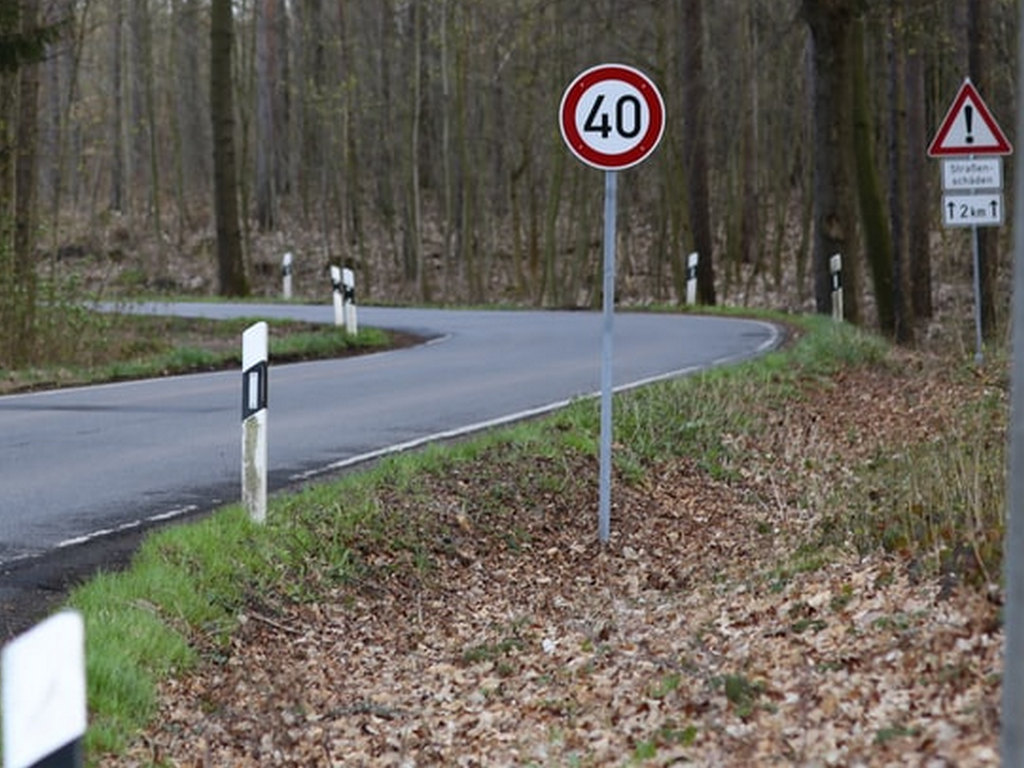
#> input picture YOLOv4_traffic_signs_detection/examples/test_image_4.jpg, 1024 x 768 px
$ jupyter execute --allow-errors YOLOV4_traffic_sign_detection.ipynb   (shell and % lines are left out)
#> lines starting #> are read from the running program, lines starting #| are printed output that depends on the picture
[cell 1]
import numpy as np
import time
import cv2
import os
import matplotlib.pyplot as plt
from bounding_box import bounding_box as bb

[cell 2]
#display function to show image on Jupyter
def display_img(img,cmap=None):
    fig = plt.figure(figsize = (12,12))
    plt.axis(False)
    ax = fig.add_subplot(111)
    ax.imshow(img,cmap)

[cell 3]
#Load the COCO class labels in which our YOLO model was trained on
yolov4_folder = "yolov4_config"
labelsPath = os.path.join(yolov4_folder, "classes.names")
LABELS = open(labelsPath).read().strip().split("\n")
#> (reads YOLOv4_traffic_signs_detection/yolov4_config/classes.names from the repository)
LABELS

[cell 4]
# derive the paths to the YOLO weights and model configuration
weightsPath = os.path.join(yolov4_folder,"yolov4_custom_train_2000.weights")
configPath = os.path.join(yolov4_folder,"yolov4_custom_test.cfg")

# Loading the neural network framework Darknet (YOLO was created based on this framework)
#> (the rest of this cell did not finish here and is left out)

[cell 5]
# Create the function which predict the frame input
def predict(image):

    # initialize a list of colors to represent each possible class label
    np.random.seed(15)
    COLORS = ["blue", "yellow", "red", "green"]
    (H, W) = image.shape[:2]

    # determine only the "ouput" layers name which we need from YOLO
    ln = net.getLayerNames()
    ln = [ln[i[0] - 1] for i in net.getUnconnectedOutLayers()]

    # construct a blob from the input image and then perform a forward pass of the YOLO object detector,
    # giving us our bounding boxes and associated probabilities
    blob = cv2.dnn.blobFromImage(image, 1 / 255.0, (416, 416), swapRB=False, crop=False)
    net.setInput(blob)
    layerOutputs = net.forward(ln)

    boxes = []
    confidences = []
    classIDs = []
    threshold = 0.3

    # loop over each of the layer outputs
    for output in layerOutputs:
        # loop over each of the detections
        for detection in output:
            # extract the class ID and confidence (i.e., probability) of
            # the current object detection
            scores = detection[5:]
            classID = np.argmax(scores)
            confidence = scores[classID]

            # filter out weak predictions by ensuring the detected
            # probability is greater than the minimum probability
            # confidence type=float, default=0.5
            if confidence > threshold:
                # scale the bounding box coordinates back relative to the
                # size of the image, keeping in mind that YOLO actually
                # returns the center (x, y)-coordinates of the bounding
                # box followed by the boxes' width and height
                box = detection[0:4] * np.array([W, H, W, H])
                (centerX, centerY, width, height) = box.astype("int")

                # use the center (x, y)-coordinates to derive the top and
                # and left corner of the bounding box
                x = int(centerX - (width / 2))
                y = int(centerY - (height / 2))

                # update our list of bounding box coordinates, confidences,
                # and class IDs
                boxes.append([x, y, int(width), int(height)])
                confidences.append(float(confidence))
                classIDs.append(classID)

    # apply non-maxima suppression to suppress weak, overlapping bounding boxes
    idxs = cv2.dnn.NMSBoxes(boxes, confidences, threshold, 0.3)

    # ensure at least one detection exists
    if len(idxs) > 0:
        # loop over the indexes we are keeping
        for i in idxs.flatten():
            # extract the bounding box coordinates
            (x, y) = (boxes[i][0], boxes[i][1])
            (w, h) = (boxes[i][2], boxes[i][3])

            # draw a bounding box rectangle and label on the image
            color = str(np.random.choice(COLORS, 1)[0])
            text = "{}".format(LABELS[classIDs[i]], confidences[i])
            bb.add(image,x,y,x+w,y+h,text,color)
            #cv2.rectangle(image, (x, y), (x + w, y + h), color, 2)
            #cv2.putText(image, text, (x +15, y - 10), cv2.FONT_HERSHEY_SIMPLEX,1, color, 2)
    return image

### Predicting single image

[cell 6]
img = cv2.imread("examples/test_image_4.jpg")
#> img is the input picture: shape (768, 1024, 3); mean B, G, R 91.1, 99.6, 103.5
img = cv2.cvtColor(img,cv2.COLOR_BGR2RGB)
#> (the rest of this cell did not finish here and is left out)

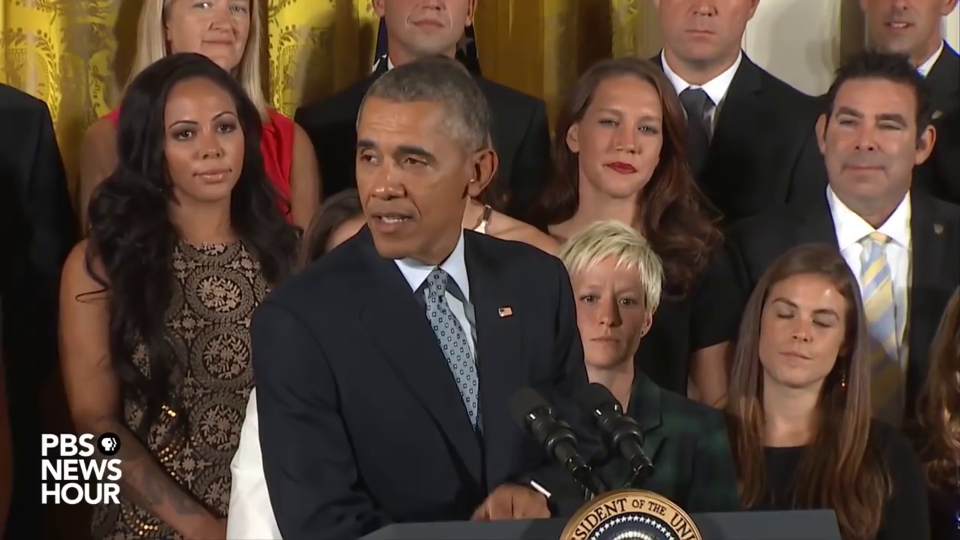
#> input picture frame 36 of Age_prediction/test_video.mp4, 1920 x 1080 px (shown at 1/2 size)
#> further down, frame is the input picture: shape (1080, 1920, 3); mean B, G, R 51.1, 62.2, 79.7
#> `frame = cv2.resize(frame, (1280,720))`:
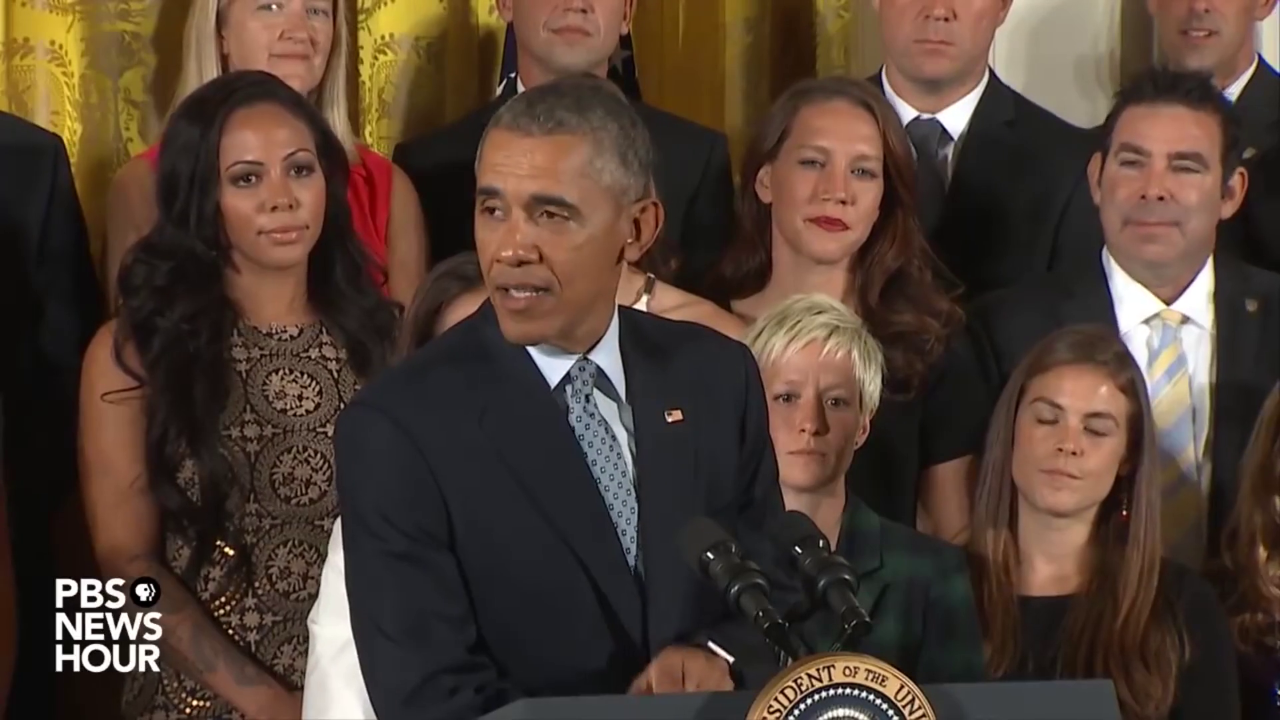
#> frame: shape (720, 1280, 3); mean B, G, R 51.1, 62.1, 79.7
#plt.savefig("./figures/yolov4_traffic_sign_detection.jpg", dpi=300)

### Predicting video

[cell 7]
cap =cv2.VideoCapture('examples/test_video.mp4')

number_frame = 18.0 #higher frames better quality of the video
video_size = (1280,720)
fourcc = cv2.VideoWriter_fourcc(*'DIVX')
output_video_name="processed_video"
out = cv2.VideoWriter('{:s}.mp4'.format(output_video_name),fourcc, number_frame,video_size)

print("[INFO] Start processing video....")
#> (the rest of this cell did not finish here and is left out)

        cv2.imshow("image",frame)
        out.write(frame)

        if cv2.waitKey(1) & 0xff == ord("q"):
            break
    else:
        break
print("[INFO] Finished! Processed video is saved as {:s}.mp4".format(output_video_name))

cap.release()
out.release()
cv2.destroyAllWindows()
